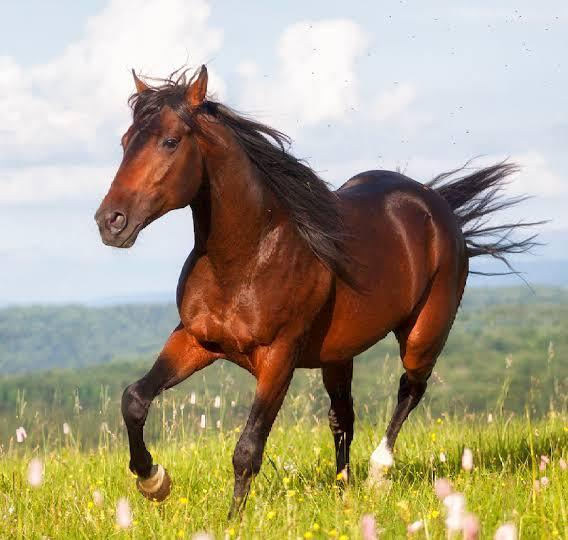
#> input picture Day_17/sample_images/test1.jpg, 568 x 540 px
$ python -i app.py   (imports and definitions only)
#> lines starting #> are read from the running program, lines starting #| are printed output that depends on the picture; after the words box and inside, x2 and y2 are one past the last pixel; in counts of white or black regions, pixels touching at a corner belong together
#> further down, picture is the input picture: shape (540, 568, 3); mean B, G, R 132.2, 159.1, 169.5
import io
import zipfile

import cv2
import numpy as np
import streamlit as st
from PIL import Image

from document_enhancement import (
    correct_perspective,
    convert_to_grayscale,
    reduce_noise,
    enhance_brightness_contrast,
    sharpen_image,
)

# [6 lines not run here, left out]

CUSTOM_CSS = """
<style>
    #MainMenu {visibility: hidden;}
    footer {visibility: hidden;}

    /* ---------- Base app background & text ---------- */
    .stApp {
        background: #f7f8fa;
    }

    .stApp, .stApp p, .stApp li,
    .stMarkdown, .stMarkdown p, .stMarkdown li,
    h1, h2, h3, h4, h5, h6 {
        color: #1f2430;
    }

    /* ---------- Header banner ---------- */
    .app-header {
        padding: 1.6rem 2rem;
        border-radius: 16px;
        background: #ffffff;
        border: 1px solid #e5e7eb;
        box-shadow: 0 1px 3px rgba(16, 24, 40, 0.06);
        margin-bottom: 1.4rem;
    }
    .app-header h1 {
        margin: 0;
        font-size: 1.9rem;
        color: #111827;
        font-weight: 700;
    }
    .app-header p {
        margin: 0.35rem 0 0 0;
        color: #4b5563;
        font-size: 0.95rem;
    }

    .step-pill {
        display: inline-block;
        padding: 0.15rem 0.65rem;
        border-radius: 999px;
        background: #eef2ff;
        color: #3b5bdb;
        font-size: 0.72rem;
        font-weight: 600;
        letter-spacing: 0.03em;
        margin-bottom: 0.4rem;
    }

    /* ---------- Sidebar ---------- */
    section[data-testid="stSidebar"] {
        background: #ffffff;
        border-right: 1px solid #e5e7eb;
    }
    section[data-testid="stSidebar"] * {
        color: #1f2430 !important;
    }
    section[data-testid="stSidebar"] .stCaption,
    section[data-testid="stSidebar"] small {
        color: #6b7280 !important;
    }
    section[data-testid="stSidebar"] h3 {
        color: #111827 !important;
    }

    /* ---------- General text colors ---------- */
    .stApp label, .stApp span,
    div[data-testid="stMetricLabel"],
    .stRadio label, .stCheckbox label, .stSlider label,
    .stTabs [data-baseweb="tab"] p {
        color: #1f2430 !important;
    }
    div[data-testid="stMetricValue"] {
        color: #111827 !important;
    }

    /* ---------- Inputs ---------- */
    div[data-testid="stNumberInput"] input {
        color: #111827 !important;
        background-color: #ffffff !important;
    }

    /* ---------- Metric cards ---------- */
    div[data-testid="stMetric"] {
        background: #ffffff;
        border: 1px solid #e5e7eb;
        padding: 0.7rem 0.9rem;
        border-radius: 12px;
    }

    /* ---------- Buttons ---------- */
    .stButton>button, .stDownloadButton>button {
        border-radius: 10px;
        border: 1px solid #3b5bdb;
        background-color: #3b5bdb;
        color: #ffffff !important;
        font-weight: 600;
    }
    .stButton>button:hover, .stDownloadButton>button:hover {
        background-color: #2f4bc4;
        border-color: #2f4bc4;
        color: #ffffff !important;
    }

    /* ---------- Tabs ---------- */
    .stTabs [data-baseweb="tab-list"] {
        gap: 6px;
    }
    .stTabs [data-baseweb="tab"] {
        background: #ffffff;
        border: 1px solid #e5e7eb;
        border-bottom: none;
        border-radius: 10px 10px 0 0;
        padding: 0.5rem 1.1rem;
    }
    .stTabs [aria-selected="true"] {
        background: #eef2ff !important;
    }

    /* ---------- Alerts (info / warning / success) ---------- */
    div[data-testid="stAlert"] p {
        color: #1f2430 !important;
    }

    .footer-note {
        text-align: center;
        color: #9ca3af;
        font-size: 0.8rem;
        margin-top: 2rem;
    }
</style>
"""
# [1 line not run here, left out]


def to_cv2(pil_image):
    arr = np.array(pil_image.convert("RGB"))
    return cv2.cvtColor(arr, cv2.COLOR_RGB2BGR)


# [4 lines left out: function to_pil, not called in this run]


def auto_detect_document_corners(image):
    gray = cv2.cvtColor(image, cv2.COLOR_BGR2GRAY)
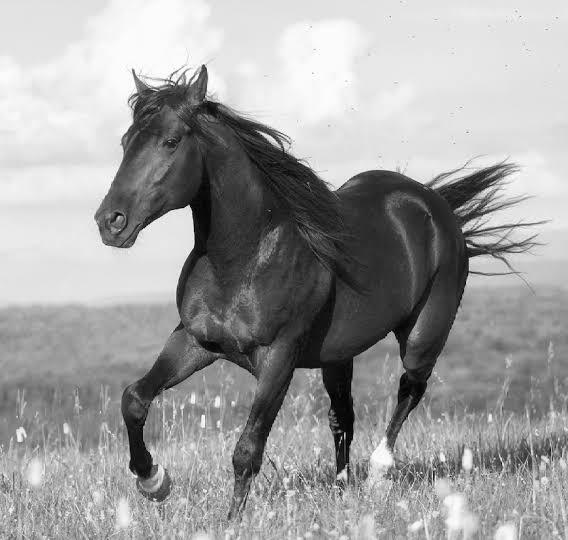
#> gray: shape (540, 568); min 0, max 255, mean 159.1
    blur = cv2.GaussianBlur(gray, (5, 5), 0)
    edges = cv2.Canny(blur, 60, 160)
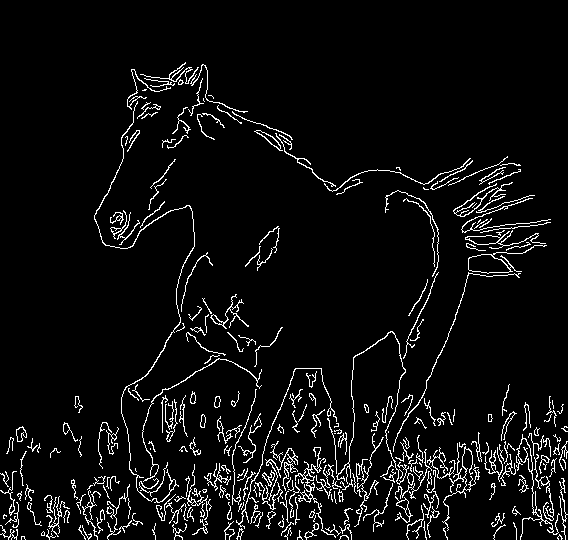
#> edges: shape (540, 568); 5.5% white in thin lines or dots, all inside (x1, y1, x2, y2) = (0, 62, 568, 540)
    edges = cv2.dilate(edges, np.ones((5, 5), np.uint8), iterations=1)
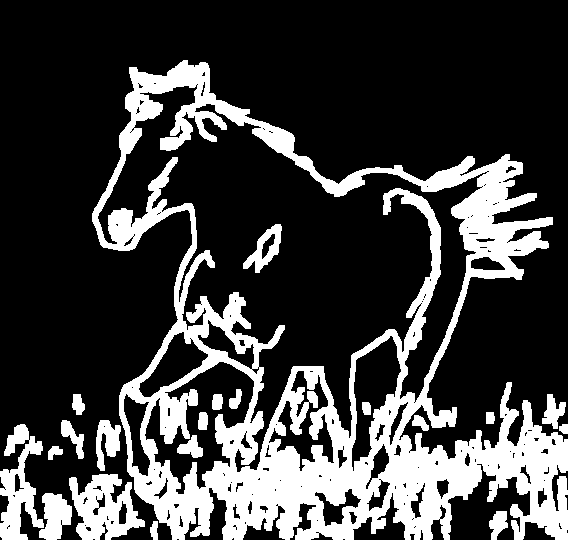
#> edges: shape (540, 568); 24.6% white; 20 white regions

    contours, _ = cv2.findContours(edges, cv2.RETR_EXTERNAL, cv2.CHAIN_APPROX_SIMPLE)
#> contours = 14 contours; largest, box (x1, y1, x2, y2) and area: (92, 60, 568, 540) 137295, (69, 474, 145, 540) 3037, (0, 424, 44, 540) 2397, (39, 493, 72, 540) 992, (96, 420, 121, 471) 664
    if not contours:
        return None

    contours = sorted(contours, key=cv2.contourArea, reverse=True)
    h, w = image.shape[:2]
#> h = 540; w = 568
    image_area = h * w
#> image_area = 306720

    for contour in contours[:5]:
        peri = cv2.arcLength(contour, True)
        approx = cv2.approxPolyDP(contour, 0.02 * peri, True)
        if len(approx) == 4 and cv2.contourArea(approx) > 0.2 * image_area:
            pts = approx.reshape(4, 2).astype("float32")
            return order_points(pts)
#> this loop made 5 passes
#> peri on passes 1 to 5: 4376.6, 414.9, 528.6, 158.2, 198.3
    return None


# [54 lines left out: functions order_points, manual_corners_from_sliders, process_pipeline, image_to_bytes, not called in this run]


# [40 lines not run here, left out]

# [1 line that did not run here, left out]

# [147 lines not run here, left out]

>>> import cv2
>>> picture = cv2.imread('sample_images/test1.jpg')
>>> result = auto_detect_document_corners(picture)

$ run again, on Day_17/sample_images/test3.jpg
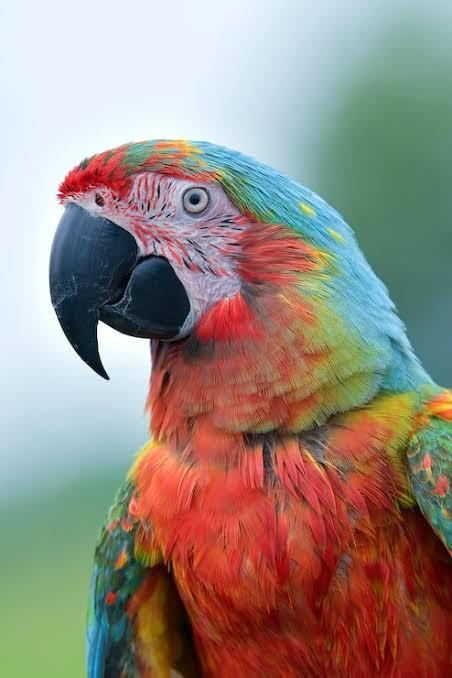
#> input picture Day_17/sample_images/test3.jpg, 452 x 678 px
#> picture is the input picture: shape (678, 452, 3); mean B, G, R 129, 138.2, 151.6
#> in auto_detect_document_corners, `edges = cv2.Canny(blur, 60, 160)`:
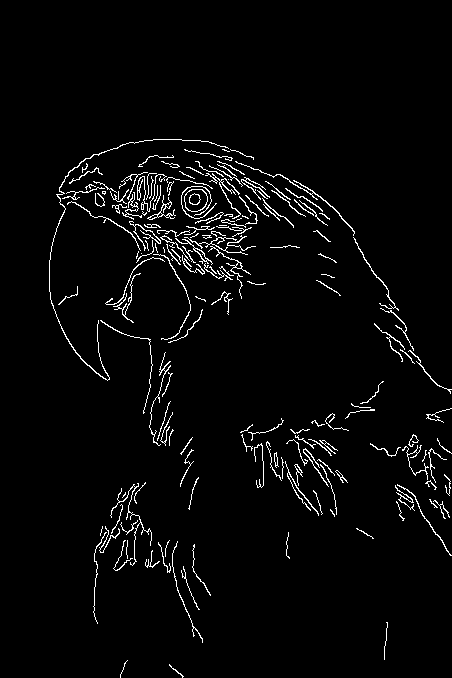
#> edges: shape (678, 452); 3.1% white in thin lines or dots, all inside (x1, y1, x2, y2) = (49, 139, 452, 678)
#> in auto_detect_document_corners, `edges = cv2.dilate(edges, np.ones((5, 5), np.uint8), iterations=1)`:
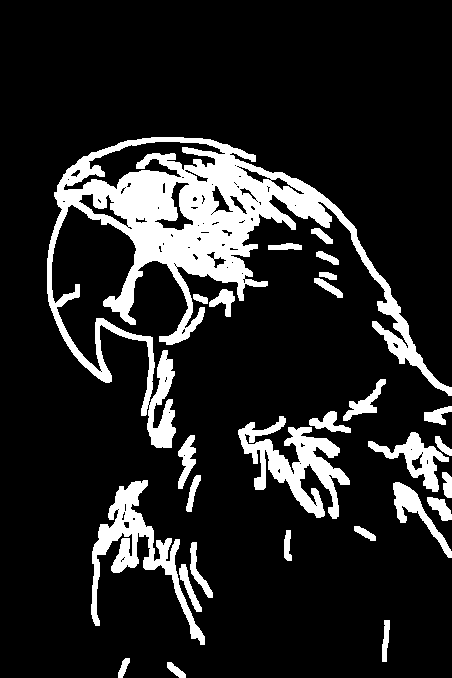
#> edges: shape (678, 452); 14.5% white; 27 white regions
#> contours = 27 contours; largest, box (x1, y1, x2, y2) and area: (47, 137, 452, 448) 30634, (238, 416, 350, 519) 4024, (91, 480, 205, 645) 3934, (368, 432, 449, 492) 1494, (393, 482, 452, 558) 985
#> the loop in auto_detect_document_corners, `for contour in contours[:5]:` made 5 passes
#> peri on passes 1 to 5: 3439.5, 1037.9, 1055, 309, 260.6
